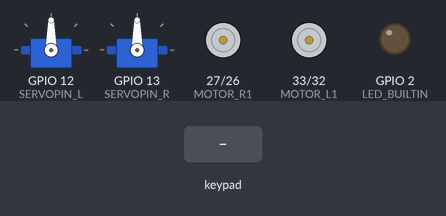
Simulated run of this sketch. Board: ESP32. Shown: 2 × servo, motor-driver pin pairs drawn as motors (green arrow = first pin HIGH = forward, orange = second pin HIGH = backward, longer = more drive), output pins drawn as LEDs (lit = HIGH). Inputs (shaded band) come from the test bench. What the sketch prints to the serial monitor is not drawn.

Above: at 1.2 s.
1.3 s: key 'U' pressed
At 1.5 s:
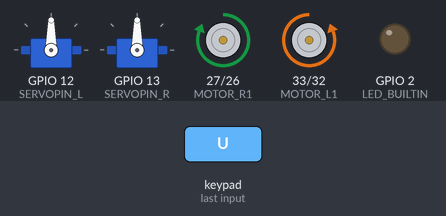
3.2 s: key 'D' pressed
At 3.4 s:
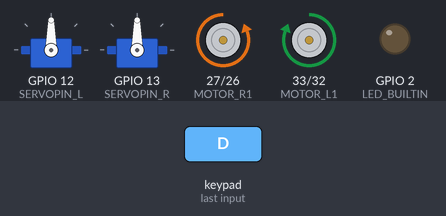
5.1 s: key 'L' pressed
At 5.3 s:
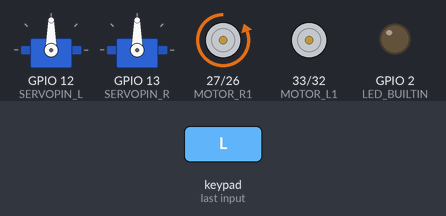
7.0 s: key 'R' pressed
At 7.2 s:
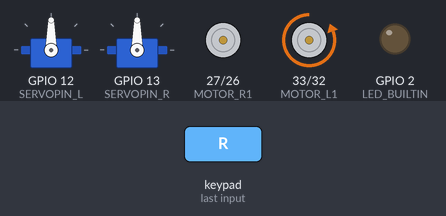
8.9 s: key 'X' pressed
At 10.1 s:
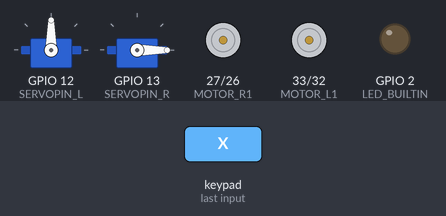
10.4 s: key 'O' pressed
At 11.2 s:
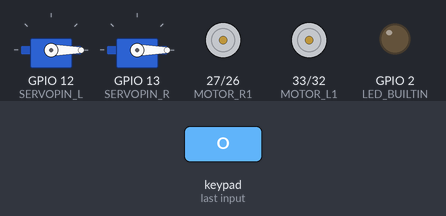
Timing chart, 0 to 12.9 s (numbered marks = the images above; inputs shaded):
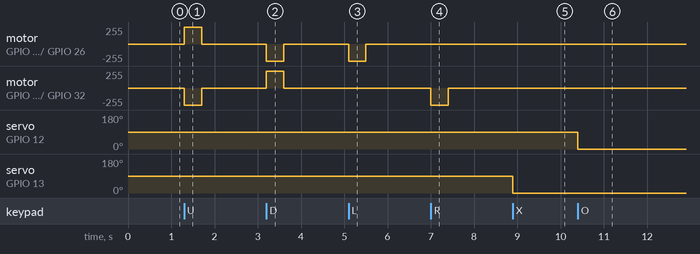

The sketch:

BTController_joystick.ino
```cpp
/************************************************************
 * 目標: 使用Gamepad Module控制馬達前後左右旋轉
 *
 * 動作拆解:
 * 1. 加入左轉&右轉函式
 * 2. 控制何時左轉及右轉
 ************************************************************/
// 引入函式庫
#include <DabbleESP32.h>               // 1. 引入Dabble函式庫
#include <ESP32Servo.h>

// 參數
#define LED_BUILTIN 2
#define MOTOR_R1 27                    // 右邊馬達的針腳
#define MOTOR_R2 26
#define MOTOR_L1 33                    // 左邊馬達的針腳
#define MOTOR_L2 32
#define SERVOPIN_L 12
#define SERVOPIN_R 13
Servo servo_L;
Servo servo_R;

// 設定函式，只會執行一次
void setup(){
  pinMode(LED_BUILTIN, OUTPUT);
  pinMode(MOTOR_R1, OUTPUT);           // 馬達設為輸出模式
  pinMode(MOTOR_R2, OUTPUT);
  pinMode(MOTOR_L1, OUTPUT);
  pinMode(MOTOR_L2, OUTPUT);
  servo_L.attach(SERVOPIN_L);
  servo_R.attach(SERVOPIN_R);
  Dabble.begin("Bluetooth_Name");      // 2. 初始化藍芽溝通
}

// 迴圈函式，會不斷重複執行
void loop(){
  Dabble.processInput();               // 3. 接收藍芽資料
  if(GamePad.isTrianglePressed()){
    digitalWrite(LED_BUILTIN, HIGH);
  } else {
    digitalWrite(LED_BUILTIN, LOW);
  }
  if(GamePad.isCirclePressed()){
    servo_L.write(30);
    servo_L.write(0);
  }
  if(GamePad.isCrossPressed()){
    servo_R.write(30);
    servo_R.write(0);
  }
  int r = GamePad.getRadius();
  int x = static_cast<int>(GamePad.getXaxisData());
  int y = static_cast<int>(GamePad.getYaxisData());
  go(x, y, r);
}

// 方向控制函式
void go(int x, int y, int r){
  Serial.print(x);
  Serial.print(',');
  Serial.print(y);
  Serial.print(',');
  Serial.println(r);
  if(r==0 || (x==0 && y==0)){
    stop();
  } else {
    int speedFast = r * 25 + 80;
    int speedSlow = (r-abs(x)) * 25 + 80;
    bool f_b = (y>0) ? true : false;
    if(y==0){
      f_b = (x>0) ? true : false;
      speedSlow = 0;
    }
    if(x>0){
      L_wheel(f_b, speedFast);
      R_wheel(f_b, speedSlow);
    } else {
      L_wheel(f_b, speedSlow);
      R_wheel(f_b, speedFast);
    }
  }
}

// 停止函式
void stop(){
  Serial.println("Motor stopped");
  analogWrite(MOTOR_R1, 0);
  analogWrite(MOTOR_R2, 0);
  analogWrite(MOTOR_L1, 0);
  analogWrite(MOTOR_L2, 0);
}

// 控制右輪函式
void R_wheel(bool f_b, int speed){
  if (f_b){
    analogWrite(MOTOR_R2, 0);
    analogWrite(MOTOR_R1, speed);
  } else {
    analogWrite(MOTOR_R1, 0);
    analogWrite(MOTOR_R2, speed);
  }
}

// 控制左輪函式
void L_wheel(bool f_b, int speed){
  if (f_b){
    analogWrite(MOTOR_L1, 0);
    analogWrite(MOTOR_L2, speed);
  } else {
    analogWrite(MOTOR_L2, 0);
    analogWrite(MOTOR_L1, speed);
  }
}
```

Measured:
- after the input at 1.3 s, motor on GPIO 27 (MOTOR_R1) / GPIO 26 (MOTOR_R2): stopped → forward 255/255 at once, → stopped 0.40 s later; motor on GPIO 33 (MOTOR_L1) / GPIO 32 (MOTOR_L2): stopped → backward 255/255 at once, → stopped 0.40 s later
- after the input at 3.2 s, motor on GPIO 27 (MOTOR_R1) / GPIO 26 (MOTOR_R2): stopped → backward 255/255 at once, → stopped 0.40 s later; motor on GPIO 33 (MOTOR_L1) / GPIO 32 (MOTOR_L2): stopped → forward 255/255 at once, → stopped 0.40 s later
- after the input at 5.1 s, motor on GPIO 27 (MOTOR_R1) / GPIO 26 (MOTOR_R2): stopped → backward 255/255 at once, → stopped 0.40 s later
- after the input at 7.0 s, motor on GPIO 33 (MOTOR_L1) / GPIO 32 (MOTOR_L2): stopped → backward 255/255 at once, → stopped 0.40 s later
- after the input at 8.9 s, servo on GPIO 13 (SERVOPIN_R): 90° → 0° at once
- after the input at 10.4 s, servo on GPIO 12 (SERVOPIN_L): 90° → 0° at once
